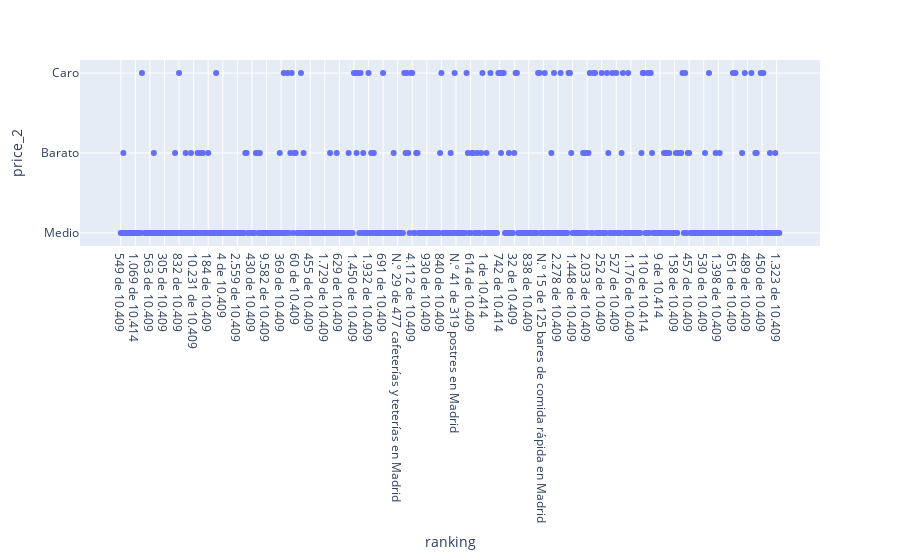

This figure's notebook cell:
### Code cell
#scatterplot ranking/precio

fig = px.scatter(df_visual, x="ranking", y="price_2")
fig.show()

### Figure 1 — Plotly figure (JSON) as saved in the notebook; plotly's stock layout.template omitted (floating-point values rounded to 4 significant figures; data arrays with more than 128 entries replaced by an {"elided": "..."} marker saying what was removed)
{"data": [{"hovertemplate": "ranking=%{x}<br>price_2=%{y}<extra></extra>", "legendgroup": "", "marker": {"color": "#636efa", "symbol": "circle"}, "mode": "markers", "name": "", "orientation": "v", "showlegend": false, "type": "scatter", "x": {"elided": "498 str values"}, "xaxis": "x", "y": {"elided": "498 str values"}, "yaxis": "y"}], "layout": {"legend": {"tracegroupgap": 0}, "margin": {"t": 60}, "xaxis": {"anchor": "y", "domain": [0, 1], "title": {"text": "ranking"}}, "yaxis": {"anchor": "x", "domain": [0, 1], "title": {"text": "price_2"}}}}
